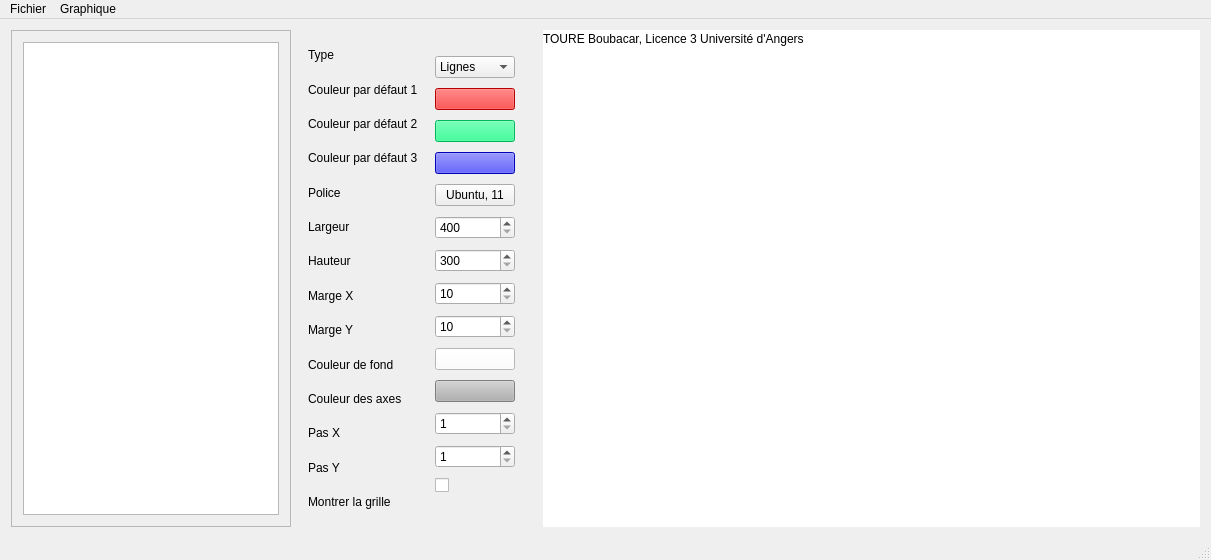
<?xml version="1.0" encoding="UTF-8"?>
<ui version="4.0">
 <class>MainWindow</class>
 <widget class="QMainWindow" name="MainWindow">
  <property name="enabled">
   <bool>true</bool>
  </property>
  <property name="geometry">
   <rect>
    <x>0</x>
    <y>0</y>
    <width>1211</width>
    <height>560</height>
   </rect>
  </property>
  <property name="sizePolicy">
   <sizepolicy hsizetype="Minimum" vsizetype="Minimum">
    <horstretch>0</horstretch>
    <verstretch>0</verstretch>
   </sizepolicy>
  </property>
  <property name="windowTitle">
   <string>Graphiques</string>
  </property>
  <property name="windowIcon">
   <iconset resource="icons.qrc">
    <normaloff>:/images/icons/bar-chart.svg</normaloff>:/images/icons/bar-chart.svg</iconset>
  </property>
  <property name="autoFillBackground">
   <bool>false</bool>
  </property>
  <property name="dockNestingEnabled">
   <bool>false</bool>
  </property>
  <widget class="QWidget" name="centralWidget">
   <property name="autoFillBackground">
    <bool>false</bool>
   </property>
   <layout class="QHBoxLayout" name="horizontalLayout_21">
    <item>
     <widget class="QScrollArea" name="scrollArea">
      <property name="enabled">
       <bool>true</bool>
      </property>
      <property name="sizePolicy">
       <sizepolicy hsizetype="Maximum" vsizetype="Preferred">
        <horstretch>0</horstretch>
        <verstretch>0</verstretch>
       </sizepolicy>
      </property>
      <property name="widgetResizable">
       <bool>true</bool>
      </property>
      <widget class="QWidget" name="scrollAreaWidgetContents_2">
       <property name="geometry">
        <rect>
         <x>0</x>
         <y>0</y>
         <width>274</width>
         <height>494</height>
        </rect>
       </property>
       <property name="sizePolicy">
        <sizepolicy hsizetype="Maximum" vsizetype="Preferred">
         <horstretch>0</horstretch>
         <verstretch>0</verstretch>
        </sizepolicy>
       </property>
       <layout class="QVBoxLayout" name="verticalLayout_2">
        <item>
         <widget class="QTableWidget" name="tableWidget">
          <property name="sizePolicy">
           <sizepolicy hsizetype="Maximum" vsizetype="Preferred">
            <horstretch>0</horstretch>
            <verstretch>0</verstretch>
           </sizepolicy>
          </property>
         </widget>
        </item>
       </layout>
      </widget>
     </widget>
    </item>
    <item>
     <widget class="QFrame" name="gestionFrame">
      <property name="enabled">
       <bool>true</bool>
      </property>
      <property name="sizePolicy">
       <sizepolicy hsizetype="Maximum" vsizetype="Minimum">
        <horstretch>0</horstretch>
        <verstretch>0</verstretch>
       </sizepolicy>
      </property>
      <layout class="QGridLayout" name="gridLayout">
       <item row="3" column="0">
        <layout class="QHBoxLayout" name="horizontalLayout">
         <item>
          <widget class="QLabel" name="label_10">
           <property name="text">
            <string>Couleur par défaut 3</string>
           </property>
          </widget>
         </item>
        </layout>
       </item>
       <item row="0" column="1" rowspan="14">
        <widget class="QWidget" name="outilsWidget" native="true">
         <layout class="QVBoxLayout" name="verticalLayout">
          <item>
           <widget class="QComboBox" name="comboBox">
            <item>
             <property name="text">
              <string>Lignes</string>
             </property>
            </item>
            <item>
             <property name="text">
              <string>Points</string>
             </property>
            </item>
            <item>
             <property name="text">
              <string>Barres</string>
             </property>
            </item>
           </widget>
          </item>
          <item>
           <widget class="QPushButton" name="pushButton_3">
            <property name="enabled">
             <bool>true</bool>
            </property>
            <property name="font">
             <font>
              <stylestrategy>PreferAntialias</stylestrategy>
             </font>
            </property>
            <property name="styleSheet">
             <string notr="true">background-color: rgb(255, 0, 0);</string>
            </property>
            <property name="text">
             <string/>
            </property>
           </widget>
          </item>
          <item>
           <widget class="QPushButton" name="pushButton">
            <property name="enabled">
             <bool>true</bool>
            </property>
            <property name="font">
             <font>
              <strikeout>false</strikeout>
             </font>
            </property>
            <property name="autoFillBackground">
             <bool>false</bool>
            </property>
            <property name="styleSheet">
             <string notr="true">background-color: rgb(0, 255, 127);</string>
            </property>
            <property name="text">
             <string/>
            </property>
           </widget>
          </item>
          <item>
           <widget class="QPushButton" name="pushButton_2">
            <property name="styleSheet">
             <string notr="true">background-color: rgb(0, 0, 255);</string>
            </property>
            <property name="text">
             <string/>
            </property>
           </widget>
          </item>
          <item>
           <widget class="QPushButton" name="pushButton_4">
            <property name="text">
             <string>Ubuntu, 11</string>
            </property>
           </widget>
          </item>
          <item>
           <widget class="QSpinBox" name="spinBox">
            <property name="specialValueText">
             <string>400</string>
            </property>
           </widget>
          </item>
          <item>
           <widget class="QSpinBox" name="spinBox_4">
            <property name="specialValueText">
             <string>300</string>
            </property>
           </widget>
          </item>
          <item>
           <widget class="QSpinBox" name="spinBox_3">
            <property name="specialValueText">
             <string>10</string>
            </property>
           </widget>
          </item>
          <item>
           <widget class="QSpinBox" name="spinBox_5">
            <property name="specialValueText">
             <string>10</string>
            </property>
           </widget>
          </item>
          <item>
           <widget class="QPushButton" name="pushButton_6">
            <property name="styleSheet">
             <string notr="true">background-color: rgb(255, 255, 255);</string>
            </property>
            <property name="text">
             <string/>
            </property>
           </widget>
          </item>
          <item>
           <widget class="QPushButton" name="pushButton_5">
            <property name="styleSheet">
             <string notr="true">background-color: rgb(177, 177, 177);</string>
            </property>
            <property name="text">
             <string/>
            </property>
           </widget>
          </item>
          <item>
           <widget class="QSpinBox" name="spinBox_6">
            <property name="specialValueText">
             <string>1</string>
            </property>
           </widget>
          </item>
          <item>
           <widget class="QSpinBox" name="spinBox_2">
            <property name="specialValueText">
             <string>1</string>
            </property>
           </widget>
          </item>
          <item>
           <widget class="QCheckBox" name="checkBox">
            <property name="enabled">
             <bool>true</bool>
            </property>
            <property name="font">
             <font>
              <weight>50</weight>
              <italic>false</italic>
              <bold>false</bold>
             </font>
            </property>
            <property name="layoutDirection">
             <enum>Qt::LeftToRight</enum>
            </property>
            <property name="text">
             <string/>
            </property>
            <property name="checked">
             <bool>false</bool>
            </property>
           </widget>
          </item>
         </layout>
        </widget>
       </item>
       <item row="4" column="0">
        <layout class="QHBoxLayout" name="horizontalLayout_10">
         <item>
          <widget class="QLabel" name="label_11">
           <property name="text">
            <string>Police</string>
           </property>
          </widget>
         </item>
        </layout>
       </item>
       <item row="9" column="0">
        <layout class="QHBoxLayout" name="horizontalLayout_18">
         <item>
          <widget class="QLabel" name="label_16">
           <property name="text">
            <string>Couleur de fond</string>
           </property>
          </widget>
         </item>
        </layout>
       </item>
       <item row="8" column="0">
        <layout class="QHBoxLayout" name="horizontalLayout_15">
         <item>
          <widget class="QLabel" name="label_15">
           <property name="text">
            <string>Marge Y</string>
           </property>
          </widget>
         </item>
        </layout>
       </item>
       <item row="0" column="0">
        <layout class="QHBoxLayout" name="horizontalLayout_11">
         <item>
          <widget class="QLabel" name="label">
           <property name="text">
            <string>Type</string>
           </property>
          </widget>
         </item>
        </layout>
       </item>
       <item row="10" column="0">
        <layout class="QHBoxLayout" name="horizontalLayout_19">
         <item>
          <widget class="QLabel" name="label_17">
           <property name="text">
            <string>Couleur des axes</string>
           </property>
          </widget>
         </item>
        </layout>
       </item>
       <item row="5" column="0">
        <layout class="QHBoxLayout" name="horizontalLayout_12">
         <item>
          <widget class="QLabel" name="label_12">
           <property name="sizePolicy">
            <sizepolicy hsizetype="Preferred" vsizetype="Preferred">
             <horstretch>0</horstretch>
             <verstretch>0</verstretch>
            </sizepolicy>
           </property>
           <property name="text">
            <string>Largeur</string>
           </property>
          </widget>
         </item>
        </layout>
       </item>
       <item row="12" column="0">
        <layout class="QHBoxLayout" name="horizontalLayout_17">
         <item>
          <widget class="QLabel" name="label_19">
           <property name="text">
            <string>Pas Y</string>
           </property>
          </widget>
         </item>
        </layout>
       </item>
       <item row="2" column="0">
        <layout class="QHBoxLayout" name="horizontalLayout_9">
         <item>
          <widget class="QLabel" name="label_9">
           <property name="text">
            <string>Couleur par défaut 2</string>
           </property>
          </widget>
         </item>
        </layout>
       </item>
       <item row="11" column="0">
        <layout class="QHBoxLayout" name="horizontalLayout_16">
         <item>
          <widget class="QLabel" name="label_18">
           <property name="text">
            <string>Pas X</string>
           </property>
          </widget>
         </item>
        </layout>
       </item>
       <item row="6" column="0">
        <layout class="QHBoxLayout" name="horizontalLayout_13">
         <item>
          <widget class="QLabel" name="label_13">
           <property name="text">
            <string>Hauteur</string>
           </property>
          </widget>
         </item>
        </layout>
       </item>
       <item row="7" column="0">
        <layout class="QHBoxLayout" name="horizontalLayout_14">
         <item>
          <widget class="QLabel" name="label_14">
           <property name="text">
            <string>Marge X</string>
           </property>
          </widget>
         </item>
        </layout>
       </item>
       <item row="13" column="0">
        <layout class="QHBoxLayout" name="horizontalLayout_20">
         <item>
          <widget class="QLabel" name="label_20">
           <property name="text">
            <string>Montrer la grille</string>
           </property>
          </widget>
         </item>
        </layout>
       </item>
       <item row="1" column="0">
        <layout class="QHBoxLayout" name="horizontalLayout_2">
         <item>
          <widget class="QLabel" name="label_2">
           <property name="text">
            <string>Couleur par défaut 1</string>
           </property>
          </widget>
         </item>
        </layout>
       </item>
      </layout>
     </widget>
    </item>
    <item>
     <widget class="MyWidget" name="widget" native="true">
      <property name="sizePolicy">
       <sizepolicy hsizetype="Minimum" vsizetype="Minimum">
        <horstretch>0</horstretch>
        <verstretch>0</verstretch>
       </sizepolicy>
      </property>
      <property name="minimumSize">
       <size>
        <width>100</width>
        <height>70</height>
       </size>
      </property>
      <property name="autoFillBackground">
       <bool>false</bool>
      </property>
      <property name="styleSheet">
       <string notr="true">color: rgb(0, 0, 0);background-color: rgb(255, 255, 255);</string>
      </property>
      <widget class="QLabel" name="label_4">
       <property name="geometry">
        <rect>
         <x>0</x>
         <y>0</y>
         <width>361</width>
         <height>18</height>
        </rect>
       </property>
       <property name="sizePolicy">
        <sizepolicy hsizetype="Minimum" vsizetype="Minimum">
         <horstretch>0</horstretch>
         <verstretch>0</verstretch>
        </sizepolicy>
       </property>
       <property name="whatsThis">
        <string>&lt;html&gt;&lt;head/&gt;&lt;body&gt;&lt;p&gt;Nom de l'auteur&lt;/p&gt;&lt;/body&gt;&lt;/html&gt;</string>
       </property>
       <property name="text">
        <string>TOURE Boubacar, Licence 3 Université d'Angers</string>
       </property>
      </widget>
     </widget>
    </item>
   </layout>
  </widget>
  <widget class="QMenuBar" name="menuBar">
   <property name="geometry">
    <rect>
     <x>0</x>
     <y>0</y>
     <width>1211</width>
     <height>23</height>
    </rect>
   </property>
   <widget class="QMenu" name="menuFichier">
    <property name="title">
     <string>Fichier</string>
    </property>
    <addaction name="actionCharger"/>
    <addaction name="actionQuitter"/>
   </widget>
   <widget class="QMenu" name="menuGraphique">
    <property name="title">
     <string>Graphique</string>
    </property>
    <addaction name="actionDessiner_un_graphique"/>
    <addaction name="actionSauvegarder_le_graphique_sous"/>
   </widget>
   <widget class="QMenu" name="menuInfo">
    <property name="title">
     <string/>
    </property>
    <property name="icon">
     <iconset theme="informations" resource="icons.qrc">
      <normaloff>:/images/icons/helpIcons.jpeg</normaloff>:/images/icons/helpIcons.jpeg</iconset>
    </property>
    <addaction name="separator"/>
    <addaction name="action_propos_de_Qt"/>
    <addaction name="action_propos_de_Graphiques"/>
   </widget>
   <addaction name="menuFichier"/>
   <addaction name="menuGraphique"/>
   <addaction name="menuInfo"/>
  </widget>
  <widget class="QStatusBar" name="statusBar"/>
  <action name="actionCharger">
   <property name="icon">
    <iconset resource="icons.qrc">
     <normaloff>:/images/icons/reloadIcons.png</normaloff>:/images/icons/reloadIcons.png</iconset>
   </property>
   <property name="text">
    <string>Charger</string>
   </property>
   <property name="shortcut">
    <string>Ctrl+O</string>
   </property>
  </action>
  <action name="actionQuitter">
   <property name="icon">
    <iconset resource="icons.qrc">
     <normaloff>:/images/icons/delete.png</normaloff>:/images/icons/delete.png</iconset>
   </property>
   <property name="text">
    <string>Quitter</string>
   </property>
   <property name="shortcut">
    <string>Ctrl+Q</string>
   </property>
  </action>
  <action name="action_propos_de_Qt">
   <property name="icon">
    <iconset resource="icons.qrc">
     <normaloff>:/images/icons/qtInfo.jpeg</normaloff>:/images/icons/qtInfo.jpeg</iconset>
   </property>
   <property name="text">
    <string>À propos de Qt</string>
   </property>
  </action>
  <action name="action_propos_de_Graphiques">
   <property name="icon">
    <iconset resource="icons.qrc">
     <normaloff>:/images/icons/info.jpeg</normaloff>:/images/icons/info.jpeg</iconset>
   </property>
   <property name="text">
    <string>À propos de Graphiques</string>
   </property>
  </action>
  <action name="actionDessiner_un_graphique">
   <property name="enabled">
    <bool>false</bool>
   </property>
   <property name="text">
    <string>Dessiner le graphique</string>
   </property>
   <property name="shortcut">
    <string>Ctrl+D</string>
   </property>
  </action>
  <action name="actionSauvegarder_le_graphique_sous">
   <property name="enabled">
    <bool>false</bool>
   </property>
   <property name="icon">
    <iconset resource="icons.qrc">
     <normaloff>:/images/icons/saveIcons.png</normaloff>:/images/icons/saveIcons.png</iconset>
   </property>
   <property name="text">
    <string>Sauvegarder le graphique sous ...</string>
   </property>
   <property name="shortcut">
    <string>Ctrl+Shift+S</string>
   </property>
  </action>
 </widget>
 <layoutdefault spacing="6" margin="11"/>
 <customwidgets>
  <customwidget>
   <class>MyWidget</class>
   <extends>QWidget</extends>
   <header location="global">mywidget.h</header>
   <container>1</container>
  </customwidget>
 </customwidgets>
 <resources>
  <include location="icons.qrc"/>
 </resources>
 <connections/>
</ui>
